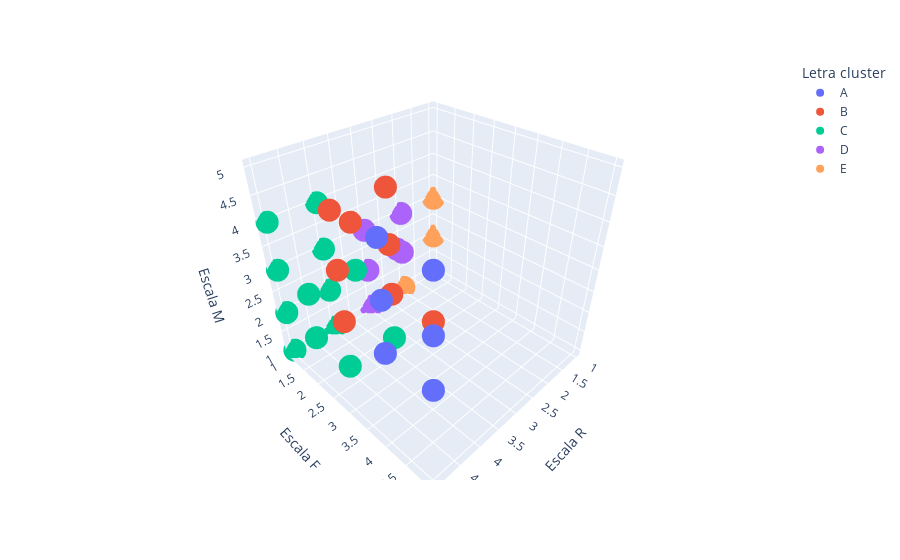

Here is the notebook cell this chart was saved with:
### Code cell
fig = px.scatter_3d(df_pred_km.sort_values(by= "Letra cluster"), x= "Escala R", y= "Escala F", z= "Escala M",
                    color= "Letra cluster")
fig.show()

### Figure 1 — Plotly figure (JSON) as saved in the notebook; plotly's stock layout.template omitted (floating-point values rounded to 4 significant figures)
{"data": [{"hovertemplate": "Letra cluster=A<br>Escala R=%{x}<br>Escala F=%{y}<br>Escala M=%{z}<extra></extra>", "legendgroup": "A", "marker": {"color": "#636efa", "symbol": "circle"}, "mode": "markers", "name": "A", "scene": "scene", "showlegend": true, "type": "scatter3d", "x": [5, 5, 5, 5, 5, 5], "y": [4, 5, 4, 4, 5, 5], "z": [3, 5, 4, 5, 4, 3]}, {"hovertemplate": "Letra cluster=B<br>Escala R=%{x}<br>Escala F=%{y}<br>Escala M=%{z}<extra></extra>", "legendgroup": "B", "marker": {"color": "#EF553B", "symbol": "circle"}, "mode": "markers", "name": "B", "scene": "scene", "showlegend": true, "type": "scatter3d", "x": [4, 3, 5, 4, 4, 5, 4, 5, 4, 4], "y": [3, 3, 3, 4, 3, 3, 4, 3, 3, 2], "z": [5, 3, 5, 3, 4, 3, 4, 4, 3, 4]}, {"hovertemplate": "Letra cluster=C<br>Escala R=%{x}<br>Escala F=%{y}<br>Escala M=%{z}<extra></extra>", "legendgroup": "C", "marker": {"color": "#00cc96", "symbol": "circle"}, "mode": "markers", "name": "C", "scene": "scene", "showlegend": true, "type": "scatter3d", "x": [5, 5, 5, 4, 4, 5, 4, 4, 4, 5, 4, 5, 5], "y": [1, 1, 1, 3, 1, 2, 2, 1, 1, 2, 1, 1, 3], "z": [1, 4, 3, 2, 1, 3, 3, 3, 2, 2, 4, 2, 2]}, {"hovertemplate": "Letra cluster=D<br>Escala R=%{x}<br>Escala F=%{y}<br>Escala M=%{z}<extra></extra>", "legendgroup": "D", "marker": {"color": "#ab63fa", "symbol": "circle"}, "mode": "markers", "name": "D", "scene": "scene", "showlegend": true, "type": "scatter3d", "x": [3, 3, 2, 2, 2, 3, 3], "y": [1, 2, 1, 2, 1, 1, 1], "z": [3, 3, 3, 2, 2, 1, 2]}, {"hovertemplate": "Letra cluster=E<br>Escala R=%{x}<br>Escala F=%{y}<br>Escala M=%{z}<extra></extra>", "legendgroup": "E", "marker": {"color": "#FFA15A", "symbol": "circle"}, "mode": "markers", "name": "E", "scene": "scene", "showlegend": true, "type": "scatter3d", "x": [2, 1, 1, 1], "y": [1, 1, 1, 1], "z": [1, 2, 3, 1]}], "layout": {"legend": {"title": {"text": "Letra cluster"}, "tracegroupgap": 0}, "margin": {"t": 60}, "scene": {"domain": {"x": [0, 1], "y": [0, 1]}, "xaxis": {"title": {"text": "Escala R"}}, "yaxis": {"title": {"text": "Escala F"}}, "zaxis": {"title": {"text": "Escala M"}}}}}
